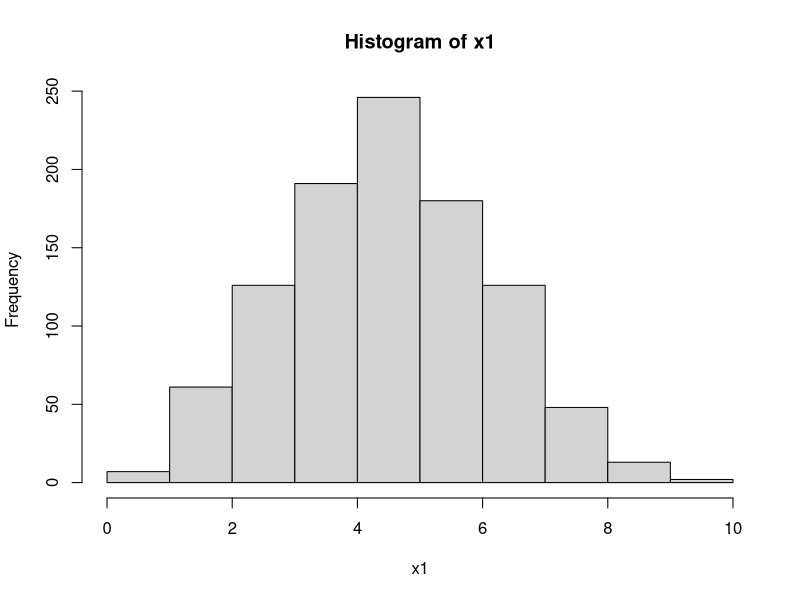
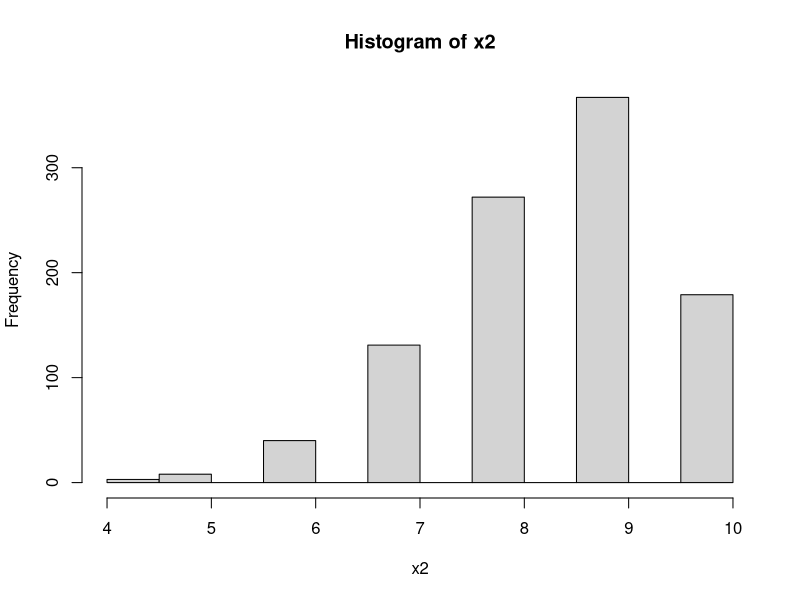

Generate these figures, in order, with R:
## ---- chunk 1
knitr::opts_chunk$set(echo = TRUE)
## ---- chunk 2
shots = c('goal','goal','goal','miss','miss',
          'goal','goal','miss','miss','goal')

# convert to numeric, arbitrarily picking goal=1, miss=0
shotsNum = as.numeric(shots=='goal')
N = length(shots)                      # sample size
nGoal = sum(shots=='goal')             # number of shots made
nMiss = sum(shots=='miss')             # number of those miss

## ---- chunk 3

x1<-rbinom(1000,size=10,p=0.5)
x2<-rbinom(1000,size=10,p=0.85)

mean(x1); 
mean(x1)*10

hist(x1)
mean(x2); hist(x2)
mean(x2)*10

## ---- chunk 4
theta = seq(from=1/(N+1), to=N/(N+1), length=10)

## ---- chunk 5
### prior distribution
#Note three to choose from:
# 1. triangular as in Kruschke text example
pTheta = pmin(theta, 1-theta)

# 2. uniform
# pTheta = dunif(theta)

# 3. beta prior with mean = .5
# pTheta = dbeta(theta, 10, 10)

# Normalize so that values sum to 1
pTheta = pTheta/sum(pTheta) 
## ---- chunk 6
pDataGivenTheta = choose(N, nGoal) * theta^nGoal * (1-theta)^nMiss

## ---- chunk 7
pData = sum(pDataGivenTheta*pTheta)  # marginal probability of the data

pThetaGivenData = pDataGivenTheta*pTheta / pData  # Bayes theorem
## ---- chunk 8
ptable<-data.frame(theta=theta, prior=pTheta, likelihood=pDataGivenTheta,posterior=pThetaGivenData)
ptable
## ---- chunk 9
(posteriorMean = sum(pThetaGivenData * theta))
